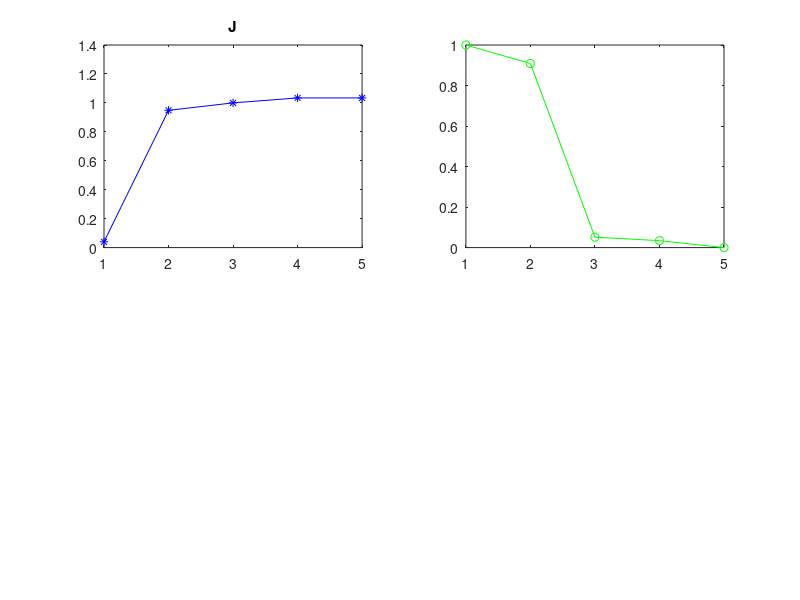

MATLAB code to generate this figure:
clc
clear all % focused gaussian beam calculator

r=2000;
S=16;%16*4;
MM=16;

M=512; %256
L1=M*15e-6; %3.84e-3; 
dx1=L1/M;
x1=-L1/2:dx1:L1/2-dx1; 
y1=x1;
lambda=1.064e-6;
k=2*pi/lambda; 
w=dx1*(160/2);

%%

bu = 0.1*exp(-1i*0*(2*pi));
au = exp(-1i*rand()*(2*pi));

u5 = bu+bu;
 
I5=(abs(u5).^2);

J(1,1) = I5;
% J(1,1) = J1(1,1)/JJ(1,1);
W(1,1)= 1;
D(1,1)= 1;
MU(1,1)=max(max(angle(bu)));
MaxI(1,1)=max(max((abs(I5).^2)));
MinI(1,1)=min(min((abs(I5).^2)));
diffUsave(:,:,1) = abs(au-bu);

for ii = 1:r
    
    u0 = au+bu;
    Intensity = abs(u0).^2;
    
    J(1,ii+1) = Intensity;
    
%     J(1,ii+1) = J1(1,ii+1)/JJ(1,ii+1);
    W(1,ii+1)=((J(1,ii+1) - J(1,ii)));% /mean(J)
    weight=(W(1,ii+1)); %->multithread 1/Jratio(1,ii+1)
    BB=abs(au-bu);
    diffUsave = (au-bu)./weight;
    diffU = (diffUsave);
    diffU(isnan(diffU)) = 0;
%     diffUsave(isnan(diffUsave(:,:,ii+1)),ii+1) = 0;
    
%     if sum(sum(BB))<=0.01
%         break
%     end
    WM = (weight.*(BB+diffU)); %.*perturb.*rand([MM,MM])
%     diffU = (diffUsave(:,:,ii)-diffUsave(:,:,ii+1))/sign(W(1,ii)-W(1,ii+1));%
%     diffU = (diffUsave(:,:,ii+1))/sign(W(1,ii+1));
%     WM = weight.*(diffU);
%     WM = (weight.*diffUsave(:,:,ii+1)); %.*rand([MM,MM])
%     if (ii == 1)
%         WM = rand([MM,MM]).*(2*pi);
%     end
%     WM = rem((WM), (2*pi));   %.*(binornd(ones(16,16),ones(16,16)./2)-0.5).*(4*pi)
%     WM = WM./(max(max(WM))/(2*pi));
    D(1,ii+1) = sum(sum(WM))/sum(sum(au))+1;
    value(1,ii+1)=Intensity;
    bu = au;
%     bu = rem(bu, (2*pi));
%     aum = (au + weight);%2
    au = (au - WM);%2
%     au = rem(au, (2*pi));
%     au = (au+(au.*weight))/2;%2
%     MU(1,ii+1)=max(max(au))/(2*pi);
%     au = au./ MU(1,ii+1);
    if (min(min(au))<0)
        au = au - min(min(au));
    end
%     au = exp(-i./(MU(1,ii+1))*(au));%2 
%     au = au - min(min(au));
%     if rem(ii,30) == 0
%         au=au+((rand([MM,MM])-0.5)*(2*pi));%| MU(1,ii+1) == 0 30
%     end
    if W(1,ii+1) == 0 %& half == 0
        break
    end
%     if J(1,i+1) == inf | D(1,i+1) == inf
%         break
%     end
    
end

I3=(abs(u0).^2);

% % figure(8)                                                                                         % rescaled figure of J, delta J, change amount of au, cycle of au
% subplot(4,4,11);
% hold off
% plot(rescale(J),'b*-');                                                                             % cacluated J value during iterration
% hold on
% plot(rescale(W),'go-');                                                                             % improvement of output during iterration
% plot(rescale(D),'r^-');                                                                             % expectation of improvement of au
% plot(rescale(MU),'y^-');                                                                            % au's cycle count
% title('J'); 
% legend('J','del J','u diff','u max');%
% hold off

% figure(10) 
% subplot(4,4,14);
% hold off
% plot((J),'b*-'); 
% hold on
% plot((W),'go-'); 
% % plot(rescale(D),'r^-'); 
% % plot(rescale(MU),'y^-'); 
% title('J'); 
% legend('J','del J','u diff','u max');%
% hold off

figure(2) 
subplot(2,2,1);
plot(J,'b*-'); 
title('J'); 
subplot(2,2,2);
plot(W,'go-'); 
% title('(J(1,ii+1) - J(1,ii))/J(1,ii+1)'); 
% subplot(2,2,3);
% plot(D,'r^-');
% title('expectation of improvement of au'); 
% subplot(2,2,4);
% plot(MU,'y^-'); 
% title('cycle count'); 